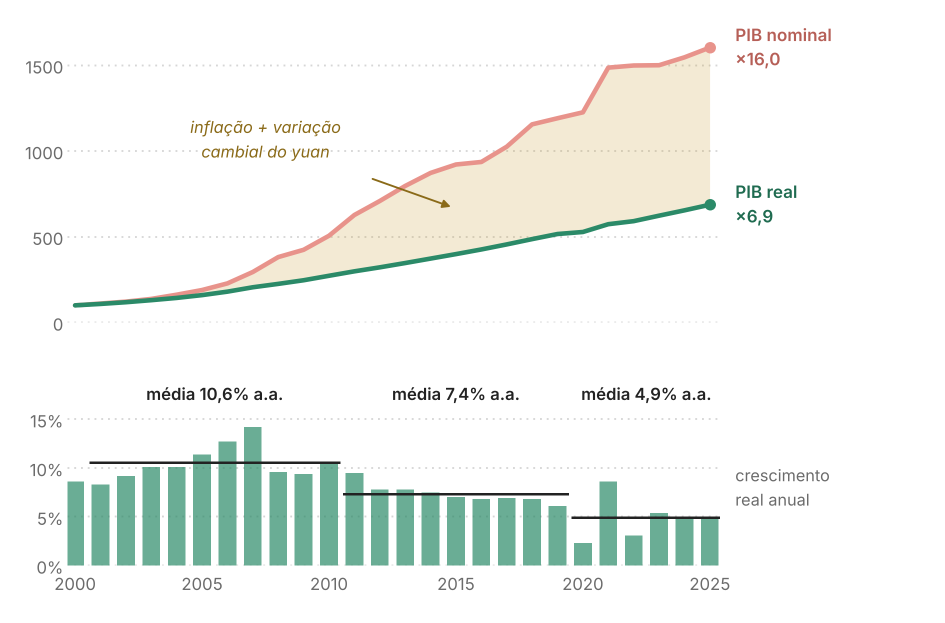
#> input picture figures/grafico1_pib_nominal_e_real.png, 1890 x 1245 px (shown at 1/2 size)
$ python make_carousel.py
#> lines starting #> are read from the running program, lines starting #| are printed output that depends on the picture
from pathlib import Path

from matplotlib import font_manager as fm
from PIL import Image, ImageDraw, ImageFont

ROOT = Path(__file__).resolve().parent.parent
FIG = ROOT / "figures"

FRAMES = [
    ("grafico1_pib_nominal_e_real.png",
     "Gráfico 1 – PIB da China em dólares correntes e em termos reais e crescimento real anual, 2000–2025",
     "Fonte: Elaborado pela autora com base em IMF (2026)."),
    ("grafico2_quatro_medidas.png",
     "Gráfico 2 – PIB total e PIB per capita da China em relação aos Estados Unidos, em dólares correntes e em PPC, 1990–2025",
     "Fonte: Elaborado pela autora com base em IMF (2026)."),
    ("grafico3_vizinhos_asiaticos.png",
     "Gráfico 3 – PIB per capita em PPC de China, Japão, Coreia do Sul e Taiwan em relação aos Estados Unidos, "
     "a partir do ano em que cada país atingiu 20% da renda per capita norte-americana",
     "Fonte: Elaborado pela autora com base em Bolt e van Zanden (2024)."),
    ("grafico4_parceiros_comerciais.png",
     "Gráfico 4 – Número de economias que comerciam mais com a China do que com os Estados Unidos, 2001–2023",
     "Fonte: Elaborado pela autora com base em Lowy Institute (2025), a partir de dados do FMI."),
]

W, PAD, IMG_W = 1000, 28, 944
SECONDS = 4.5
BG, INK, MUTED, DOT = (255, 255, 255), (28, 28, 30), (110, 110, 115), (205, 205, 210)


def font(size, weight):
    path = fm.findfont(fm.FontProperties(family="Inter", weight=weight))
    return ImageFont.truetype(path, size)


def wrap(text, f, width):
    lines, cur = [], ""
    for word in text.split():
        trial = f"{cur} {word}".strip()
        if f.getlength(trial) <= width or not cur:
            cur = trial
        else:
            lines.append(cur)
            cur = word
    return lines + [cur]


def main():
    f_t, f_s = font(19, 600), font(15, 400)
    imgs = []
    for name, *_ in FRAMES:
        im = Image.open(FIG / name).convert("RGB")
        imgs.append(im.resize((IMG_W, round(im.height * IMG_W / im.width)), Image.LANCZOS))

    lead_t, lead_s = 27, 21
#> lead_t = 27; lead_s = 21
    n_t = max(len(wrap(t, f_t, W - 2 * PAD)) for _, t, _ in FRAMES)
    n_s = max(len(wrap(s, f_s, W - 2 * PAD)) for _, _, s in FRAMES)
    title_h, src_h, dots_h = n_t * lead_t, n_s * lead_s, 34
#> title_h = 81; src_h = 21; dots_h = 34
    img_h = max(i.height for i in imgs)
    H = PAD + title_h + 14 + img_h + 12 + src_h + dots_h + 10

    out = []
    for k, ((_, title, source), im) in enumerate(zip(FRAMES, imgs)):
        c = Image.new("RGB", (W, H), BG)
        d = ImageDraw.Draw(c)
        y = PAD
        for ln in wrap(title, f_t, W - 2 * PAD):
            d.text((PAD, y), ln, font=f_t, fill=INK)
            y += lead_t
        y = PAD + title_h + 14
        c.paste(im, ((W - IMG_W) // 2, y + (img_h - im.height) // 2))
        y += img_h + 12
        for ln in wrap(source, f_s, W - 2 * PAD):
            d.text((PAD, y), ln, font=f_s, fill=MUTED)
            y += lead_s
        cx, cy = W // 2 - 3 * 10, H - 22
        for j in range(len(FRAMES)):
            r = 5 if j == k else 3
            d.ellipse((cx + j * 20 - r, cy - r, cx + j * 20 + r, cy + r), fill=INK if j == k else DOT)
        out.append(c.quantize(colors=128, method=Image.Quantize.MEDIANCUT, dither=Image.Dither.NONE))
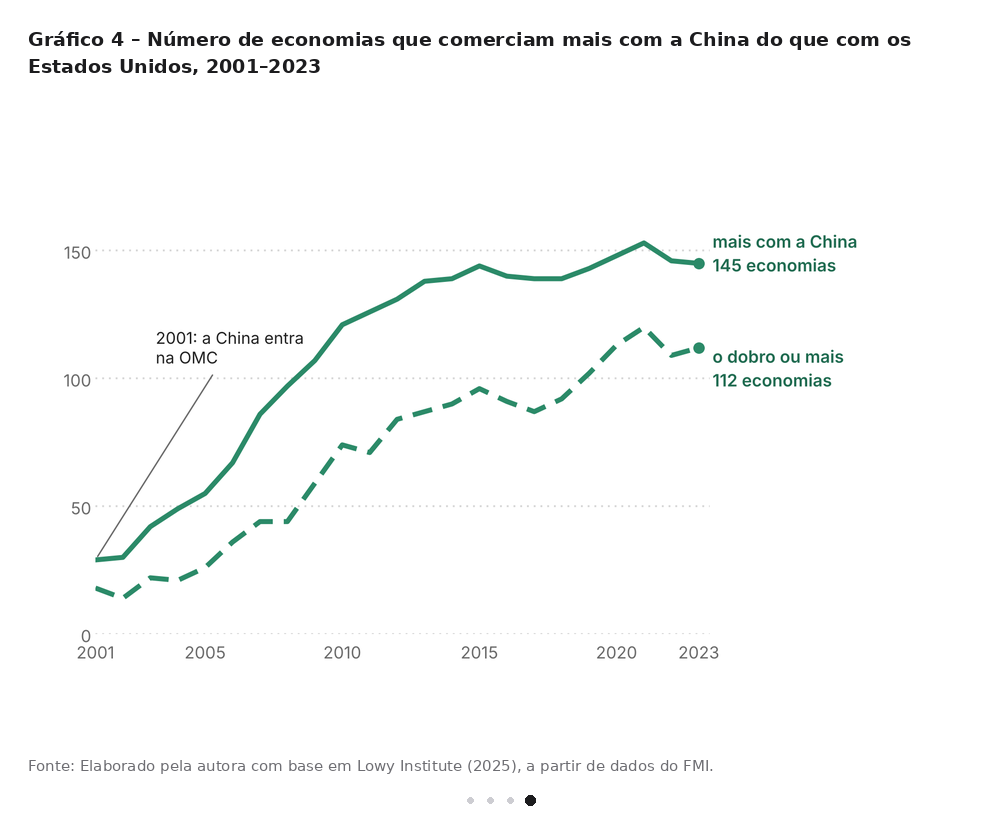
#> c: PIL image 1000x822 RGB; mean R, G, B 250.2, 251.1, 250.8

    out[0].save(FIG / "carrossel.gif", save_all=True, append_images=out[1:],
                duration=int(SECONDS * 1000), loop=0, optimize=True, disposal=1)
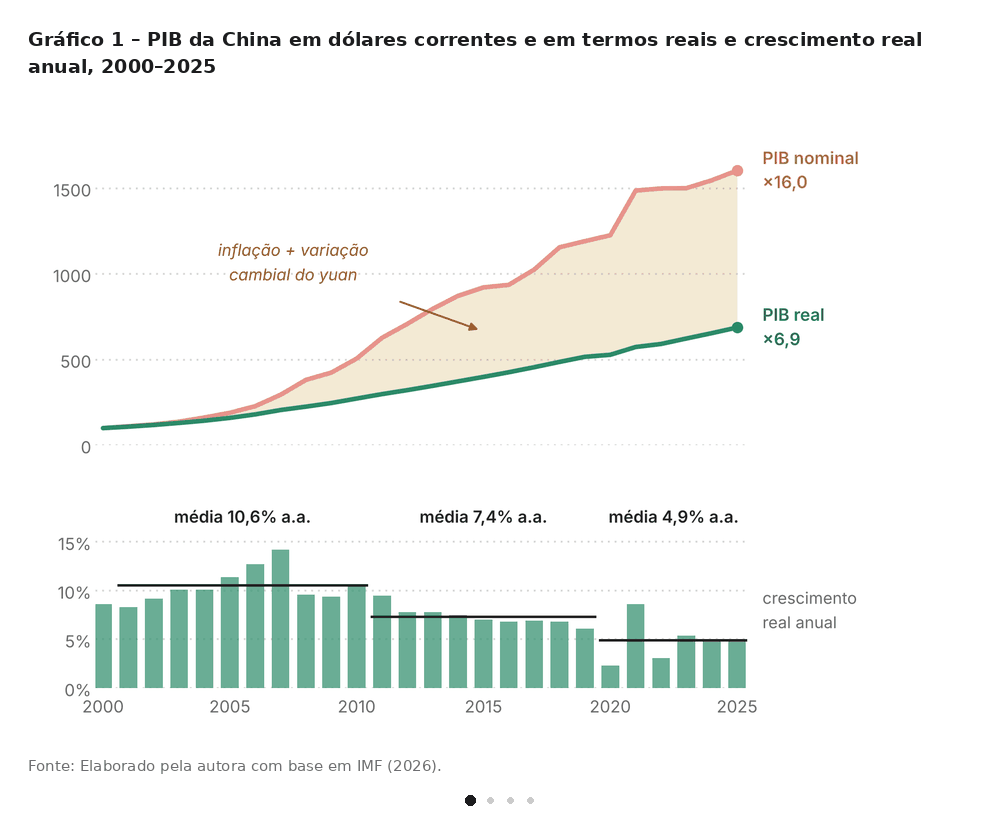
#> saved as carrossel.gif: PIL image 1000x822 P; mean R, G, B 243.5, 245.9, 243.5
    print(f"figures/carrossel.gif  {W}x{H}  {(FIG / 'carrossel.gif').stat().st_size / 1024:.0f} KB")


if __name__ == "__main__":
    main()
